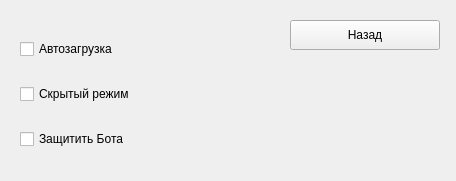
<?xml version="1.0" encoding="UTF-8"?>
<ui version="4.0">
 <class>Settings</class>
 <widget class="QMainWindow" name="Settings">
  <property name="geometry">
   <rect>
    <x>0</x>
    <y>0</y>
    <width>456</width>
    <height>181</height>
   </rect>
  </property>
  <property name="windowTitle">
   <string>MainWindow</string>
  </property>
  <property name="styleSheet">
   <string notr="true"/>
  </property>
  <widget class="QWidget" name="centralwidget">
   <property name="focusPolicy">
    <enum>Qt::NoFocus</enum>
   </property>
   <property name="styleSheet">
    <string notr="true"/>
   </property>
   <widget class="QPushButton" name="back">
    <property name="geometry">
     <rect>
      <x>290</x>
      <y>20</y>
      <width>150</width>
      <height>30</height>
     </rect>
    </property>
    <property name="maximumSize">
     <size>
      <width>150</width>
      <height>30</height>
     </size>
    </property>
    <property name="layoutDirection">
     <enum>Qt::LeftToRight</enum>
    </property>
    <property name="styleSheet">
     <string notr="true"/>
    </property>
    <property name="text">
     <string>Назад</string>
    </property>
   </widget>
   <widget class="QWidget" name="verticalLayoutWidget">
    <property name="geometry">
     <rect>
      <x>20</x>
      <y>20</y>
      <width>241</width>
      <height>151</height>
     </rect>
    </property>
    <layout class="QVBoxLayout" name="verticalLayout">
     <item>
      <widget class="QCheckBox" name="autorun">
       <property name="styleSheet">
        <string notr="true"/>
       </property>
       <property name="text">
        <string>Автозагрузка</string>
       </property>
      </widget>
     </item>
     <item>
      <widget class="QCheckBox" name="hide_mod">
       <property name="styleSheet">
        <string notr="true"/>
       </property>
       <property name="text">
        <string>Скрытый режим</string>
       </property>
      </widget>
     </item>
     <item>
      <widget class="QCheckBox" name="protect">
       <property name="styleSheet">
        <string notr="true"/>
       </property>
       <property name="text">
        <string>Защитить Бота</string>
       </property>
      </widget>
     </item>
    </layout>
   </widget>
  </widget>
 </widget>
 <resources/>
 <connections/>
</ui>
